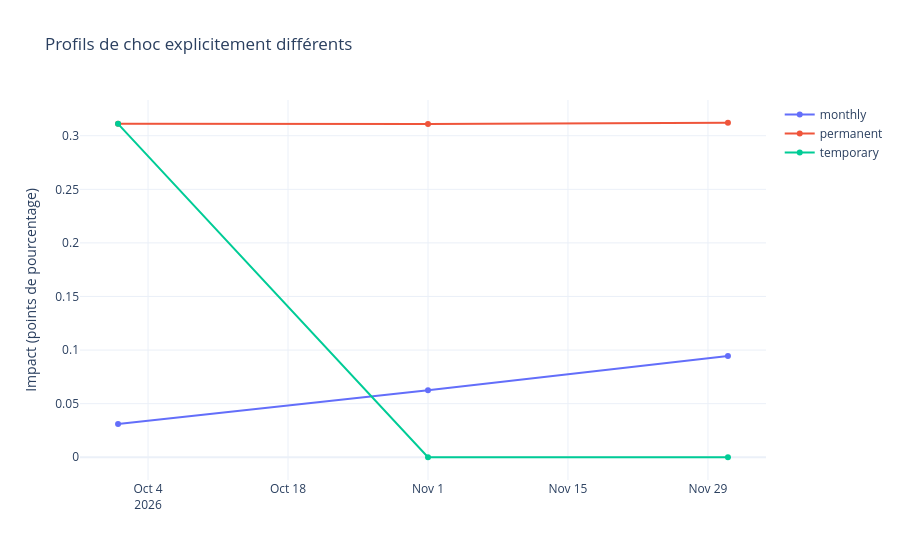

Source (notebook cell):
### Markdown cell above
## Comparer les profils

Permanent : niveau augmenté durablement. Temporaire : retour de la catégorie à sa trajectoire centrale. Répété : supplément mensuel qui se cumule pendant la durée choisie.

### Code cell
frames = []
for kind, magnitude, duration in [('permanent', 10., 1), ('temporary', 10., 1), ('monthly', 1., 3)]:
    r = simulate(*data, [Shock(('FR',), ('CP07',), magnitude, start, kind, duration)])
    frames.append(r.assign(profile=kind))
comparison = pd.concat(frames, ignore_index=True)
display(comparison[['profile', 'target', 'impact_pp']])
fig = go.Figure()
for kind, group in comparison.groupby('profile'):
    fig.add_scatter(x=group.target, y=group.impact_pp, name=kind, mode='lines+markers')
fig.update_layout(template='plotly_white', yaxis_title='Impact (points de pourcentage)', title='Profils de choc explicitement différents')
fig.show(renderer='plotly_mimetype')

### Figure 1 — Plotly figure (JSON) as saved in the notebook; plotly's stock layout.template omitted (floating-point values rounded to 4 significant figures)
{"data": [{"mode": "lines+markers", "name": "monthly", "x": ["2026-10", "2026-11", "2026-12"], "y": [0.03111, 0.06252, 0.09457], "type": "scatter"}, {"mode": "lines+markers", "name": "permanent", "x": ["2026-10", "2026-11", "2026-12"], "y": [0.3111, 0.311, 0.3121], "type": "scatter"}, {"mode": "lines+markers", "name": "temporary", "x": ["2026-10", "2026-11", "2026-12"], "y": [0.3111, 0.0, 0.0], "type": "scatter"}], "layout": {"yaxis": {"title": {"text": "Impact (points de pourcentage)"}}, "title": {"text": "Profils de choc explicitement différents"}}}
